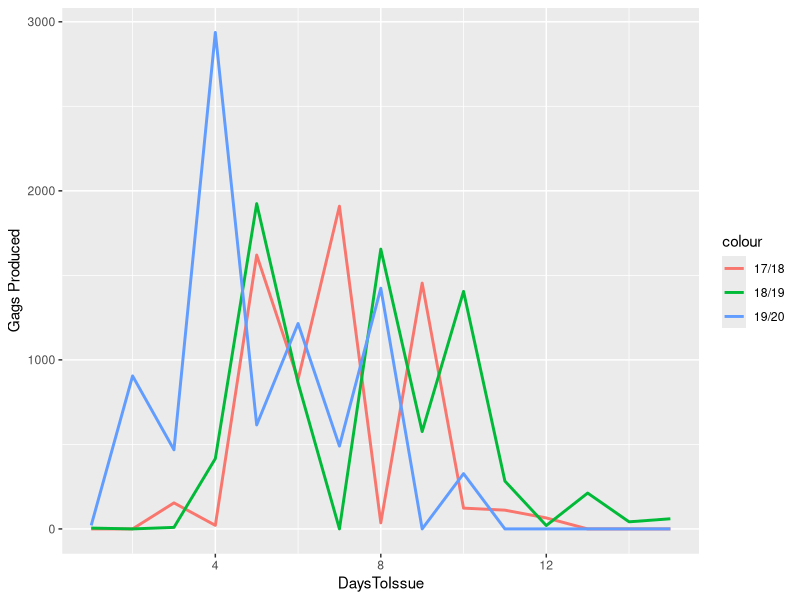
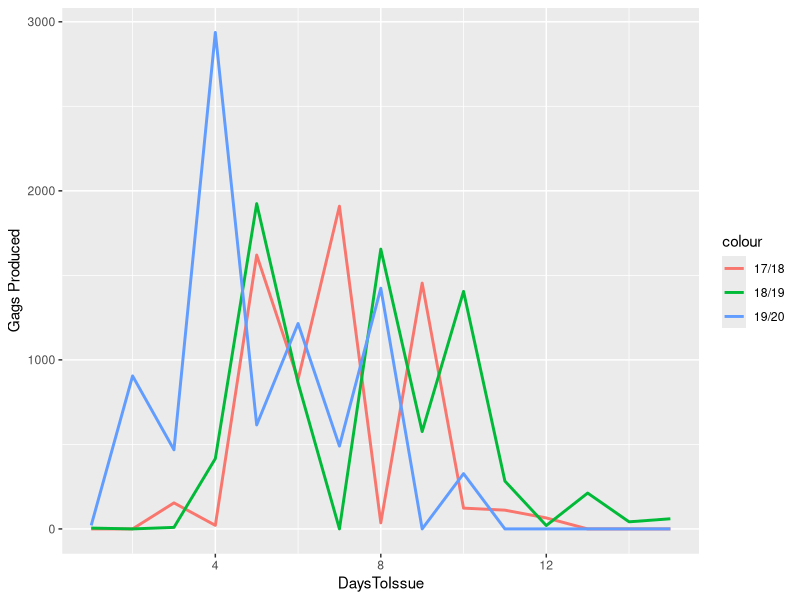

Write the R code that produced these figures, in order.
## ---- chunk 1
knitr::opts_chunk$set(echo = TRUE)

library(tidyr)
library (ggplot2)

setwd("~/R/Allocations")

df <- read.csv("Allocation.csv")

df2 <- data.frame(df)

Col_Headings <- c("DaysToIssue","17/18","18/19","19/20")
names(df) <- Col_Headings

## ---- chunk 2
summary(df)
## ---- chunk 3
ggplot() +
  geom_line(data=df,aes(x=DaysToIssue, y=`17/18`, colour="17/18"),size=1) +
  geom_line(data=df,aes(x=DaysToIssue, y=`18/19`, colour="18/19"),size=1) +
  geom_line(data=df,aes(x=DaysToIssue, y=`19/20`, colour="19/20"),size=1) +
  ylab("Gags Produced")
## ---- chunk 4
ggplot() +
  geom_line(data=df,aes(x=DaysToIssue, y=`17/18`, colour="17/18"),size=1) +
  geom_line(data=df,aes(x=DaysToIssue, y=`18/19`, colour="18/19"),size=1) +
  geom_line(data=df,aes(x=DaysToIssue, y=`19/20`, colour="19/20"),size=1) +
   ylab("Gags Produced")
